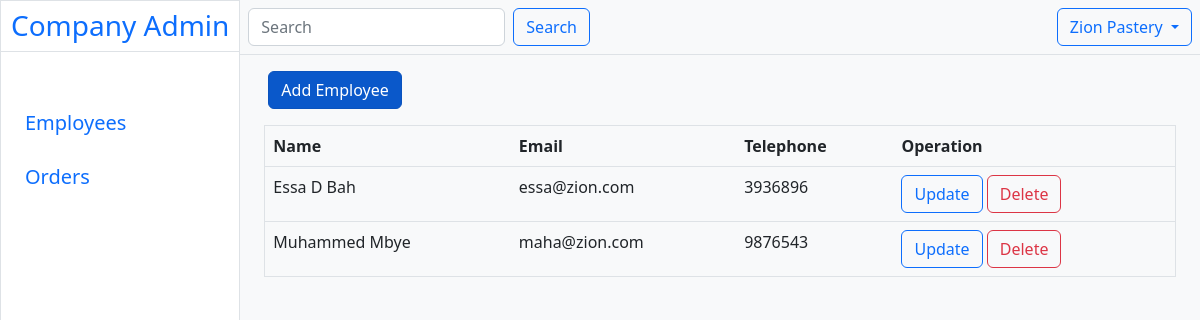
/companyLanding.php (signed in), run on the app's committed database.
### tables this page shows
CREATE TABLE `company` (
  `id` int NOT NULL,
  `name` varchar(100) NOT NULL,
  `address` varchar(200) NOT NULL,
  `mobile` varchar(15) NOT NULL,
  `restaurant_id` varchar(200) DEFAULT NULL
);

CREATE TABLE `employee` (
  `id` int NOT NULL,
  `name` varchar(100) NOT NULL,
  `mobile` varchar(100) NOT NULL,
  `company_id` varchar(100) NOT NULL
);

CREATE TABLE `users` (
  `id` int NOT NULL,
  `email` varchar(100) NOT NULL,
  `password` varchar(200) NOT NULL,
  `company_id` varchar(100) NOT NULL,
  `userType` varchar(100) NOT NULL
);

### companyLanding.php (the view, shortened to what this page needs)
<?php
  $conn = connection();
  $companyId= $_SESSION['companyId'];
  $sql = "select * from `company` where id = $companyId";
  $result = mysqli_query($conn, $sql);
  $data = mysqli_fetch_assoc($result);
  $name = $data['name'];
?>
<!DOCTYPE html>
<html lang="en">
<head>
     <link href="https://cdn.jsdelivr.net/npm/bootstrap@5.2.0-beta1/dist/css/bootstrap.min.css" rel="stylesheet">
</head>
<body>
 <div class="wrapper d-flex">
       <section class=" border w-25 vh-100 ">
        <h3 class="text-primary text-center mb-4 border-bottom p-2">Company Admin</h3>
        <ul class="list-unstyled navbar p-4">
            <li class="text-primary pb-2 mt-2 mb-2 fs-5 w-100">
                <a href="#" class="text-decoration-none">Employees</a>
            </li>
            <li class="text-primary pb-2 mt-2 mb-2 fs-5  w-100">
                <a href="comOrders.php" class="text-decoration-none">Orders</a>
            </li>
        </ul>
      </section>
      <section class="w-100 bg-light flex-grow-3">
        <div class="navbar border-bottom p-2 d-flex justify-content-betweeen">
           <form class="d-flex" role="search">
             <input class="form-control me-2" type="search" placeholder="Search" aria-label="Search">
             <button class="btn btn-outline-primary" type="submit">Search</button>
          </form>
          <div class="dropdown">
            <button class="btn btn-outline-primary dropdown-toggle" type="button" id="dropdownMenuButton1" data-bs-toggle="dropdown" aria-expanded="false">
               <?php echo $name?>
            </button>
          </div>
        </div>
        <div class="container-fluid">
            <div>
              <a href="addEmployee.php" class="btn btn-primary active m-3" aria-current="page">Add Employee</a>
            </div>
            <div class="container">
               <table class="table border">
                <thead>
                 <tr>
                    <th scope="col">Name</th>
                    <th scope="col">Email</th>
                    <th scope="col">Telephone</th>
                    <th>Operation</th>
                 </tr>
                </thead>
                <tbody>
                    <?php
                        $emsql = "select * from `employee` where company_id=$companyId";
                        $emResult = mysqli_query($conn, $emsql);
                        if($emResult){
                        while( $row = mysqli_fetch_assoc($emResult)){
                            $id = $row['id'];
                            $name = $row['name'];
                            $telephone = $row['mobile'];
                            $sql2 = "select * from `users` where company_id=$id and userType='employee'";
                            $sql2Result = mysqli_query($conn,$sql2);
                            $edata = mysqli_fetch_assoc($sql2Result);
                            $email=$edata['email'];
                            echo '
                            <tr>
                                <td>'.$name.'</td>
                                <td>'.$email.'</td>
                                <td>'.$telephone.'</td>
                                <td>
                                <button class="btn btn-outline-primary ">
                                <a href="updateEmployee.php?updateId='.$id.'"  class="text-decoration-none">Update</a>
                                </button>
                                <button class="btn btn-outline-danger text-danger  ">
                                <a href="deleteEmployee.php?deleteId='.$id.'" class="text-decoration-none text-danger">Delete</a>
                                </button>
                                </td>
                            </tr>
                            ';
                        }
                    }
                    else{
                        die(mysqli_error($conn));
                    }
                    ?>
                </tbody>
            </table>
            </div>
        </div>
      </section>
   </div>
</body>
</html>

### data on the page
company: name "Zion Pastery"
employee: name "Essa D Bah", users.email "essa@zion.com", mobile "3936896"
employee: name "Muhammed Mbye", users.email "maha@zion.com", mobile "9876543"
